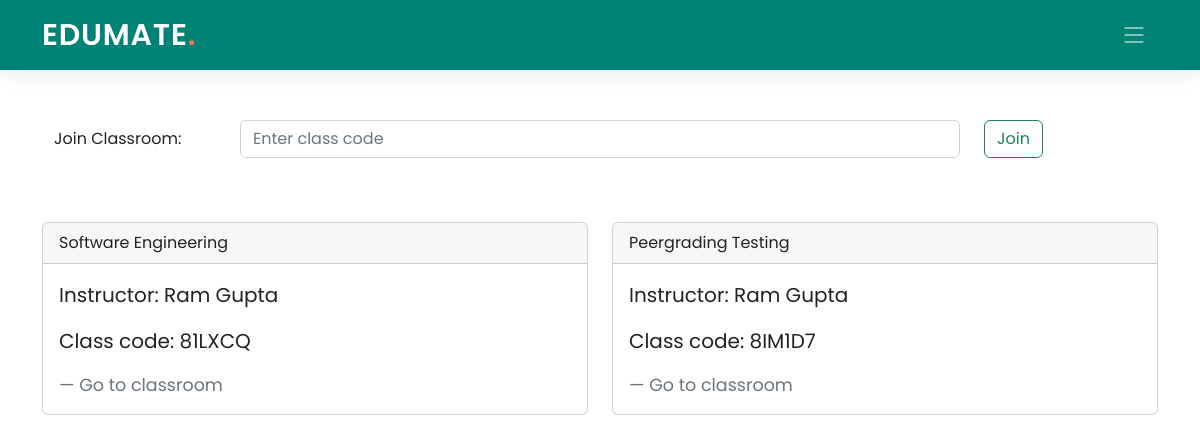
/student/6/, run on the app's committed database.
### Teacher/models.py (models this page shows, shortened)
class ClassTeachers(models.Model):
    teach_id = models.IntegerField()
    class_code = models.CharField(max_length=10)
    class_name = models.CharField(max_length=40)
    class Meta:
        db_table = "ClassTeachers"

### Edumate_app/models.py (models this page shows, shortened)
class Teachers(models.Model):
    teach_id = models.AutoField(primary_key=True)
    name = models.CharField(max_length=100)
    email = models.EmailField(max_length=50)
    password = models.CharField(max_length=50)
    is_change = models.IntegerField(default=0)
    class Meta:
        db_table = "Teachers"

### Student/models.py (models this page shows)
class ClassStudents(models.Model):
    class_code = models.CharField(max_length=10)
    stud_id = models.IntegerField()
    class Meta:
        db_table = "ClassStudents"

### Student/views.py (the view)
# urls.py: path('', views.stud_home, name='student_home'),
def stud_home(request, pk):
    if(request.method=="POST"):
        class_room=ClassStudents()
        class_room.stud_id=pk
        class_room.class_code=request.POST.get('code')
        class_code_var = request.POST.get('code')
        class_room.save()
    allClasses = ClassStudents.objects.filter(stud_id=pk)
    data = []
    for i in allClasses:
        classObject=ClassTeachers.objects.filter(class_code=i.class_code)
        teacherObject=Teachers.objects.filter(teach_id=classObject[0].teach_id)
        data.append([i.class_code, classObject[0].class_name, teacherObject[0].name])
    return render(request, 'Student/student_home.html', {"data": data, 'pk': pk})

### Student/templates/Student/student_home.html (shortened to what this page needs)
{% extends './base_student.html' %}
{% block content %}
    <div class="container ">
        <div class="container" >
          <br><br><br>
            <form method="post" class="form-group row">
                <label for="staticclasscode" class="col-sm-2 col-form-label" class="sr-only">Join Classroom:</label>
              <div class="col-sm-8">
                <input class="form-control" id="staticclasscode" type="text" placeholder="Enter class code" name="code">
              </div>
              <div class="col-sm-2">
                <button type="submit mb-2" class="btn btn-outline-success">Join</button>
              </div>
            </form>
        </div>
        <br>
        <div class="row row-content my-4">
          {% for i in data %}
          <div class="col-6">
            <div class="card">
              <div class="card-header">
                {{ i.1 }}
              </div>
              <div class="card-body">
                <blockquote class="blockquote mb-0">
                  <p>Instructor: {{ i.2 }}</p>
                  <p>Class code: {{ i.0 }}</p>
                  <a class="blockquote-footer" href="{% url 'classroom1' pk=pk pk2=i.0 %}">Go to classroom</a>
                </blockquote>
              </div>
            </div>
          </div>
              <br>
          {% endfor %}
        </div>
    </div>
{% endblock content %}

### Edumate_app/static/Edumate_app/assets/css/index.css (style rules this page uses)
:root { --font-default: "Open Sans", system-ui, -apple-system, "Segoe UI", Roboto, "Helvetica Neue", Arial, "Noto Sans", "Liberation Sans", sans-serif, "Apple Color Emoji", "Segoe UI Emoji", "Segoe UI Symbol", "Noto Color Emoji"; --font-primary: "Poppins", sans-serif; --font-secondary: "Poppins", sans-serif; }
:root { --color-default: #222222; --color-primary: #008374; --color-secondary: #f85a40; }
:root { scroll-behavior: smooth; }
body { font-family: var(--font-primary); color: var(--color-default); }
a { color: var(--color-primary); text-decoration: none; }

### data on the page
ClassTeachers: class_name "Software Engineering"
Teachers: name "Ram Gupta" "Ram Gupta"
ClassStudents: class_code "81LXCQ"
ClassTeachers: class_name "Peergrading Testing"
ClassStudents: class_code "8IM1D7"
